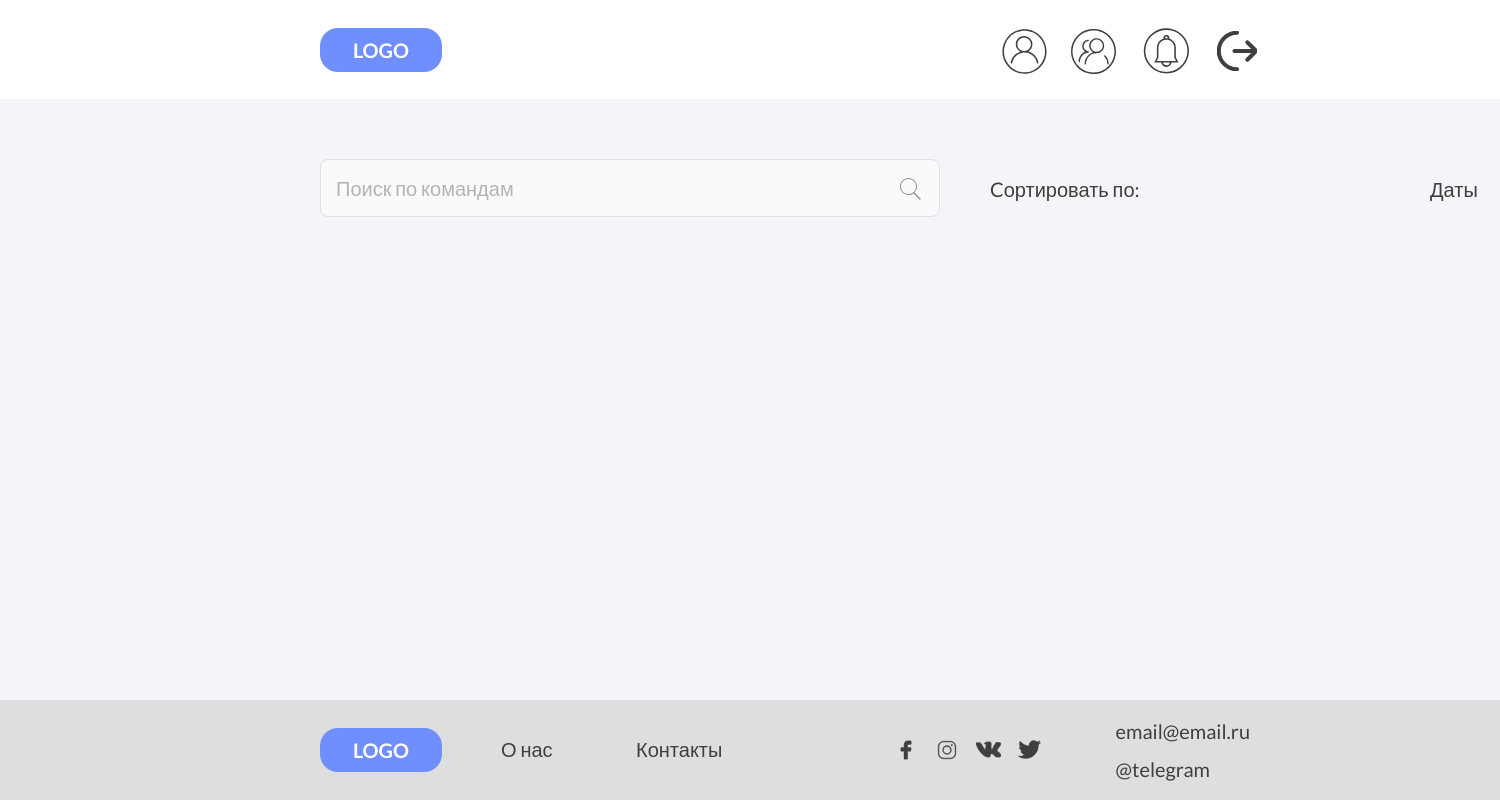
Page / (signed in) on the earlier database version.
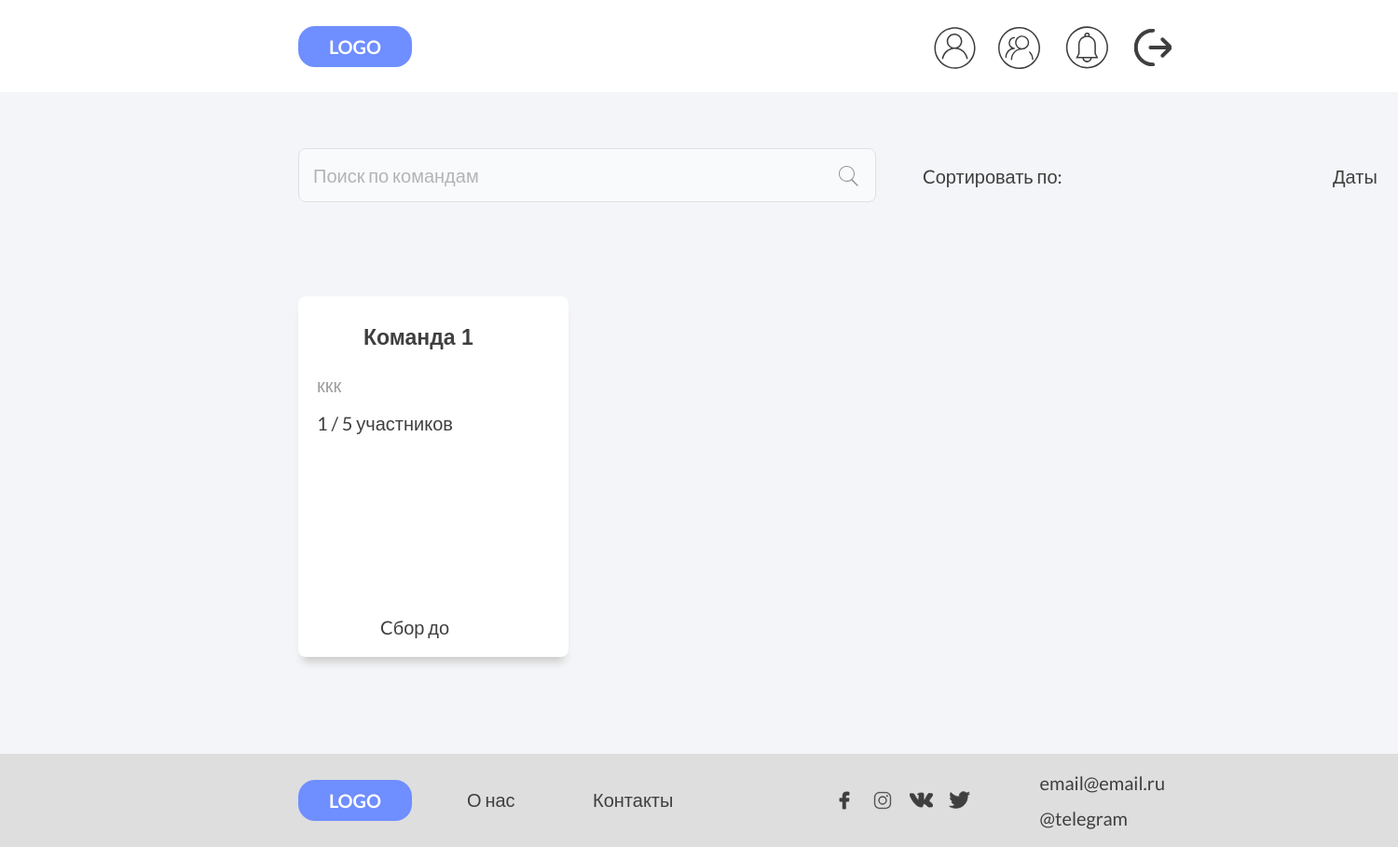
Same page on the later database version.
### users/models.py (models this page shows, shortened)
class Team(models.Model):
    ACTIVE = 'active'
    DELETED = 'deleted'
    CHOICES_STATUS = (
        (ACTIVE, 'Active'),
        (DELETED, 'Deleted')
    )
    name = models.CharField(
        'Наименование команды',
        max_length=64,
        )
    description = models.CharField(
        'Описание команды',
        max_length=1024,
        null=True,
        blank=True
        )
    owner = models.ForeignKey(
        CustomUser,
        related_name='created_teams',
        verbose_name='Автор команды',
        on_delete=models.CASCADE,
        blank=True,
        null=True,
        )
    members = models.ManyToManyField(
        CustomUser,
        related_name='users_teams',
        verbose_name='Участники',
        blank=True,
        )
    count_of_players = models.IntegerField('Число участников')
    created_at = models.DateTimeField(
        'Дата cоздания команды',
        auto_now_add=True,
        null=True,
        blank=True
        )
    img = models.ImageField(
        'Фото команды',
        default='default-team.png',
        upload_to='user_images'
        )
    status = models.CharField(max_length=10, choices=CHOICES_STATUS, default=ACTIVE)
    class Meta:
        ordering = ['-created_at']
        verbose_name = 'Команду'
        verbose_name_plural = 'Команды'

### users/views.py (the view)
# urls.py: path("", userViews.BaseView.as_view(), name="home"),
class BaseView(ListView):
    model = Team
    template_name = 'users/home.html'
    context_object_name = "target"
    paginate_by = 16

### users/templates/users/home.html (shortened to what this page needs)
{% extends 'users/base.html'%}
{% load static %}
{% block link %}
    <link rel="stylesheet" type='text/css' href="{% static 'users/css/home.css' %}">
{% endblock %}
{% block content %}
    <div class="home">
        <div class="frame-13" id="searchID">
            <form autocomplete="off" id="search-form" method="post" class="frame-13">
                <input type="text" id="search-input" class="text_label" placeholder="Поиск по командам">
                <input type="submit" value="" class="iii" id="searchiconID" title="Поиск">
            </form>
        </div>
        <div class="frame-14" id="sortcountID">
            <div class="text_label-s lato-normal-ship-gray">Cортировать по: </div>
        </div>
        <div class="frame-15" id="sortdateID">
            <div class="text_label-d lato-normal-ship-gray">Даты </div>
        </div>
        <div class="block-teams" id="teamID">
            {% for team in target %}
                <a href="{% url 'team' team.id %}" class="icon-team">
                    <div class="frame-19">
                        <div class="frame-26">
                            <div class="frame-17">
                                <div class="frame-21">
                                </div>
                                <div class="frame-25">
                                    <div class="text_label_t valign-text-middle lato-semi-bold-ship-gray-23px"> {{ team.name }} </div>
                                </div>
                            </div>
                            <div class="text_label valign-text-middle lato-semi-bold-ship-gray-20px"> {{team.description|striptags|truncatechars:50}} </div>
                            <div class="frame-20">
                                <div class="frame-19-pl">
                                    <div class="valign-text-middle players  lato-normal-ship-gray"> {{team.members.all|length}} / {{team.count_of_players}} участников </div>
                                </div>
                            </div>
                        </div>
                        <div class="sbor valign-text-middle lato-normal-ship-gray"> Cбор до  </div>
                    </div>
                </a>
            {% endfor %}
        </div>
    </div>
{%endblock%}

Differences in the rows shown:
added Team: name "Команда 1", description "ккк", members.all|length "1", count_of_players "5"
